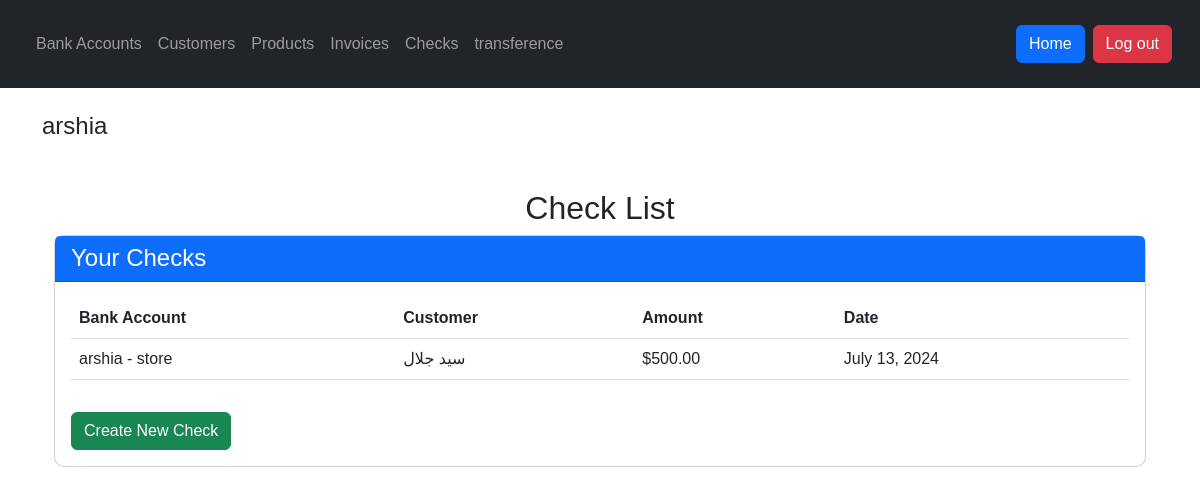
The page /checks/ (signed in) on the database its author committed.
### app/models.py (models this page shows, shortened)
class Check(models.Model):
    user = models.ForeignKey(User, on_delete=models.CASCADE, null=True, blank=True)
    bank_account = models.ForeignKey(BankAccount, on_delete=models.CASCADE)
    customer = models.ForeignKey(Customer, on_delete=models.CASCADE)
    amount = models.DecimalField(max_digits=10, decimal_places=2)
    date = models.DateField()

class BankAccount(models.Model):
    ACCOUNT_TYPES = (
        ('savings', 'Savings'),
        ('checking', 'Checking'),
        ('loan', 'Loan'),
        ('store', 'Store')
    )
    bank_name = models.CharField(max_length=30, null=True, blank=True)
    user = models.ForeignKey(User, on_delete=models.CASCADE)
    account_type = models.CharField(max_length=10, choices=ACCOUNT_TYPES)
    balance = models.DecimalField(max_digits=10, decimal_places=2)
    account_number = models.PositiveIntegerField(unique=True, blank=True, null=True)
    def __str__(self):
        return f"{self.user.username} - {self.account_type}"

class Customer(models.Model):
    user = models.ForeignKey(User, on_delete=models.CASCADE, null=True, blank=True)
    name = models.CharField(max_length=100)
    email = models.EmailField()
    def __str__(self):
        return self.name

### app/views.py (the view)
# urls.py: path('checks/', CheckListView.as_view(), name='check-list'),
class CheckListView(LoginRequiredMixin, ListView):
    model = Check
    template_name = 'app/check_list.html'
    def get_queryset(self):
        return Check.objects.filter(user=self.request.user)

### app/templates/app/check_list.html
{% extends 'app/base.html' %}
{% load static %}
{% block extra_css %}
<link rel="stylesheet" href="{% static 'css/check_list.css' %}">
{% endblock %}
{% block content %}
<div class="container mt-5">
    <h2 class="text-center">Check List</h2>
    <div class="card">
        <div class="card-header bg-primary text-white">
            <h4 class="mb-0">Your Checks</h4>
        </div>
        <div class="card-body">
            <table class="table table-hover">
                <thead>
                    <tr>
                        <th>Bank Account</th>
                        <th>Customer</th>
                        <th>Amount</th>
                        <th>Date</th>
                    </tr>
                </thead>
                <tbody>
                    {% for check in object_list %}
                    <tr>
                        <td>{{ check.bank_account }}</td>
                        <td>{{ check.customer }}</td>
                        <td>${{ check.amount }}</td>
                        <td>{{ check.date }}</td>
                    </tr>
                    {% endfor %}
                </tbody>
            </table>
            <a href="{% url 'check-create' %}" class="btn btn-success mt-3">Create New Check</a>
        </div>
    </div>
</div>
{% endblock %}

### app/templates/app/base.html (shortened to what this page needs)
<!DOCTYPE html>
<html>
<head>
    <link href="https://cdn.jsdelivr.net/npm/bootstrap@5.3.0-alpha1/dist/css/bootstrap.min.css" rel="stylesheet">
    {% load static %}
    <link rel="stylesheet" type="text/css" href="{% static 'css/base.css' %}">
    {% block extra_css %}
    {% endblock %}
</head>
<body>
    <header class="bg-dark text-white p-3 mb-4">
        <nav class="navbar navbar-expand-lg navbar-dark">
            <div class="container-fluid">
                <ul class="navbar-nav me-auto mb-2 mb-lg-0">
                    <li class="nav-item"><a class="nav-link" href="{% url 'bankaccount-list' %}">Bank Accounts</a></li>
                    <li class="nav-item"><a class="nav-link" href="{% url 'customer-list' %}">Customers</a></li>
                    <li class="nav-item"><a class="nav-link" href="{% url 'product-list' %}">Products</a></li>
                    <li class="nav-item"><a class="nav-link" href="{% url 'invoice-list' %}">Invoices</a></li>
                    <li class="nav-item"><a class="nav-link" href="{% url 'check-list' %}">Checks</a></li>
                    <li class="nav-item"><a class="nav-link" href="{% url 'transference-list' %}">transference</a></li>
                </ul>
                <div class="d-flex">
                    <button class="btn btn-primary me-2" onclick="window.location.href='/'">Home</button>
                    <form method="post" action="{% url 'logout' %}">
                        <button type="submit" class="btn btn-danger">Log out</button>
                    </form>
                </div>
            </div>
        </nav>
    </header>
    <div class="container">
        {% if request.user.is_authenticated %}
            <h1 class="username">{{request.user}}</h1>
        {% else %}
            <a href="{% url 'login' %}" class="btn btn-link">Login</a>
        {% endif %}
    </div>
    <div class="container mt-4">
        {% block content %}{% endblock %}
    </div>
</body>
</html>

### app/static/css/base.css (style rules this page uses)
body, html { margin: 0; padding: 0; font-family: Arial, sans-serif; }
.username { font-size: 24px; margin-top: 10px; }
a { text-decoration: none; color: #007bff; }

### app/static/css/check_list.css (style rules this page uses)
.card { border-radius: 10px; }
.card-header { border-radius: 10px 10px 0 0; }

### rows shown on the page
Check: bank_account "arshia - store", customer "سید جلال", amount "500.00", date "July 13, 2024"

### other values the page prints
{{ request.user }} "arshia"
